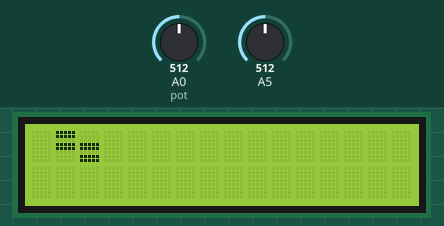
Recording of a sketch running on a simulated Arduino Uno, built with avr-gcc and run on an emulated ATmega328P. Parts: 16×2 character LCD. The test bench sets the inputs (shaded band); at power-on: A5 = 512, A0 (pot) = 512. Random numbers use the default seed unless the sketch sets one; what the sketch prints to the serial monitor is not drawn.

Above: at 1.2 s.
1.3 s: A5 set to 598
4.3 s: A5 set to 622
At 4.9 s:
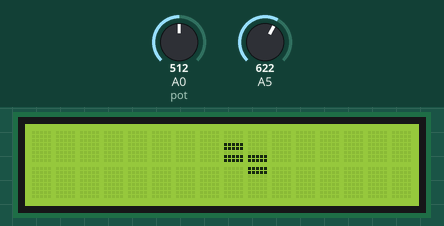
7.3 s: A0 (pot) set to 504
At 7.9 s:
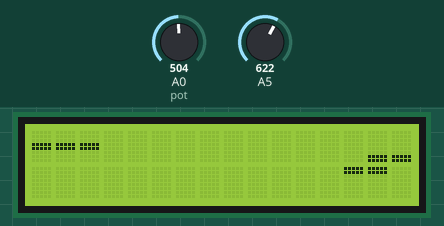
10.3 s: A0 (pot) set to 716
At 10.9 s:
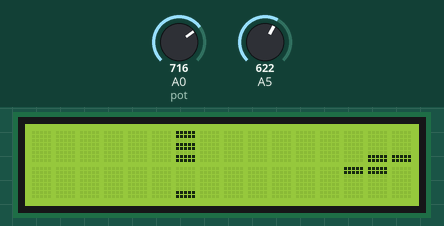
13.3 s: A5 set to 511
At 13.9 s:
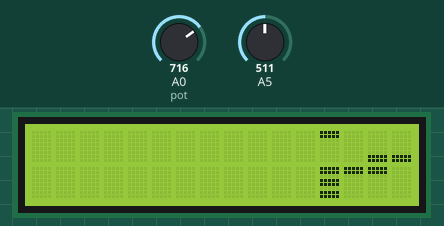
16.3 s: A0 (pot) set to 757
19.3 s: A0 (pot) set to 776
At 19.9 s:
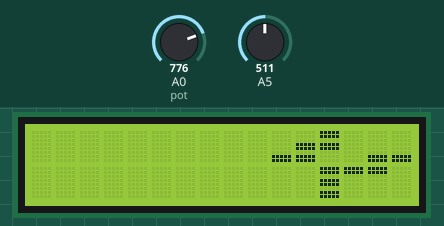
Timing chart, 0 to 22.3 s (numbered marks = the images above; inputs shaded):
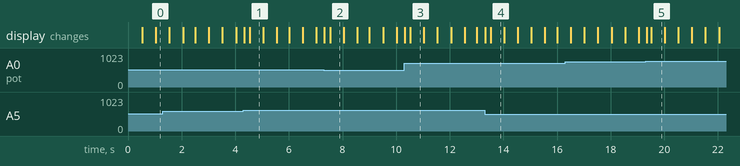

Measured:
- the behaviour switches between 613 and 614 on A5 (found by bisection; images 0 and 1)
- the behaviour switches between 512 and 511 on A0 (pot) (found by bisection; images 1 and 2)
- the behaviour switches between 767 and 768 on A0 (pot) (found by bisection; images 4 and 5)
- what the display in image 1 shows lasts 0.5 s, from 4.5 s to 5.0 s

The sketch:

Tetris.ino
```cpp
/*
===SETUP===
Potentiometer on analog pin A0 to rotate pieces
Potentiometer on analog pin A5 to shift pieces left and right
The rest of the wiring simply follows the diagram given in the tutorial at
https://www.arduino.cc/en/Tutorial/HelloWorld

It is recommended to have two breadboards for ease of control while playing the game
*/

#include <LiquidCrystal.h>

LiquidCrystal lcd(12, 11, 5, 4, 3, 2);
int rot=0;
int rotPrevious=0;
int timer=0;
int timerPrevious=0;
int xOff=0;
int xOffPrevious=0;
int xOffOff=0;
int tOff=0;
int tetroType=0;
bool newTetro=1;
int tetroCase=0;
int score=0;
int difficulty=500; //smaller number=more difficult


byte screen[] = {
  B00000,B00000,B00000,B00000,B00000,B00000,B00000,B00000,
  B11111,B11111,B00000,B00000,B00000,B00000,B00000,B00000,
  B00000,B00000,B00000,B11111,B11111,B00000,B00000,B00000,
  B00000,B00000,B00000,B00000,B00000,B00000,B11111,B11111,
  B11111,B11111,B00000,B11111,B11111,B00000,B00000,B00000,
  B11111,B11111,B00000,B00000,B00000,B00000,B11111,B11111,
  B00000,B00000,B00000,B11111,B11111,B00000,B11111,B11111,
  B11111,B11111,B00000,B11111,B11111,B00000,B11111,B11111
};
bool blocks[6][16]= {
{0,0,0,0,0,0,0,0,0,0,0,0,0,0,0,0},
{0,0,0,0,0,0,0,0,0,0,0,0,0,0,0,0},
{0,0,0,0,0,0,0,0,0,0,0,0,0,0,0,0},
{0,0,0,0,0,0,0,0,0,0,0,0,0,0,0,0},
{0,0,0,0,0,0,0,0,0,0,0,0,0,0,0,0},
{0,0,0,0,0,0,0,0,0,0,0,0,0,0,0,0}
};
//tetro[type][rotation][coordinate number][x and y] makes an array or x and y value for each tetromino
int tetro[7][4][4][2] = {
  {
  {{0,0},{1,0},{0,1},{1,1}}, //tetro[0]: O
  {{0,0},{1,0},{0,1},{1,1}},
  {{0,0},{1,0},{0,1},{1,1}},
  {{0,0},{1,0},{0,1},{1,1}}
  },
  {
  {{0,2},{1,2},{2,2},{3,2}}, //tetro[1]: I
  {{2,3},{2,2},{2,1},{2,0}},
  {{0,1},{1,1},{2,1},{3,1}},
  {{1,3},{1,2},{1,1},{1,0}}
  },
  {
  {{0,1},{1,1},{2,1},{1,2}}, //tetro[2]: T
  {{1,0},{1,1},{2,1},{1,2}},
  {{1,0},{1,1},{2,1},{0,1}},
  {{1,0},{1,1},{1,2},{0,1}}
  },
  {
  {{0,1},{1,1},{1,2},{2,2}}, //tetro[3]: S
  {{1,2},{1,1},{2,1},{2,0}},
  {{0,0},{1,0},{1,1},{2,1}},
  {{0,2},{0,1},{1,1},{1,0}}
  },
  {
  {{0,2},{1,1},{1,2},{2,1}}, //tetro[4]: Z
  {{1,0},{1,1},{2,1},{2,2}},
  {{0,1},{1,0},{1,1},{2,0}},
  {{0,0},{0,1},{1,1},{1,2}}
  },
  {
  {{0,2},{0,1},{1,1},{2,1}}, //tetro[5]: J
  {{1,0},{1,1},{1,2},{2,2}},
  {{2,0},{0,1},{1,1},{2,1}},
  {{1,0},{1,1},{1,2},{0,0}}
  },
  {
  {{2,2},{0,1},{1,1},{2,1}}, //tetro[6]: L
  {{1,0},{1,1},{1,2},{2,0}},
  {{0,0},{0,1},{1,1},{2,1}},
  {{1,0},{1,1},{1,2},{0,2}}
  }
};
bool putBlock(int x, int y, int mode) { //mode says whether to place a block (1) or remove a block (0)
  if(x<0 || x>5) {
    Serial.println("Bad X");
    return true;
  }
  if(y>15) {
    Serial.println("Bad Y");
    return true;
  }
  if(y<0) {
    return false;
  }
  if(mode<0 || mode>2)
    Serial.println("Bad Mode");
    if(mode==2) //collision detection
      {
        if(blocks[x][y]==1) {
          return true; Serial.println("Collided");}
        if(blocks[x][y]==0) {
          return false; Serial.println("Safe to move");}
      }
    else
      {blocks[x][y]=mode;}
  int piece=0;
  for(int i=0; i<=2; i++) { //scans blocks array to determine correct character
    if(blocks[3*int(x/3)+i][y]==1) {
      if(piece<=3 && piece>0)
        piece++;
      piece=piece+1+i;
    }
  }
  lcd.setCursor(y, int(x/3));
  lcd.write(byte(piece));
  return false;
}
//either erases or places a tetromino
bool putTetro(int shape, int rotation, int x, int y, int mode) //returns true if a collision is detected
{
  if(mode==1) {
    for(int i=0; i<=3; i++) {
      if(putBlock((tetro[shape][rotation][i][0]+x)%6,tetro[shape][rotation][i][1]+y, 2)==true) //if it finds a collision
        return true;
    }
  }
  for(int i=0; i<=3; i++) {
    putBlock((tetro[shape][rotation][i][0]+x)%6,tetro[shape][rotation][i][1]+y, mode);
  }
  return false;
}
void checkTetro(int shape, int rotation, int x, int y)
{
  for(int k=0; k<=3; k++) { //checks
    for(int i=0; i<=3; i++) { //iterates throuogh all four blocks of the tetromino
      for(int j=0; j<=5; j++) { //iterates through row on specified block's y coordinate
        if(putBlock((tetro[shape][rotation][i][0]+x+j)%6,tetro[shape][rotation][i][1]+y, 2)==true) { //iterates across the row checking for blocks
          //Serial.print("Found Block "); Serial.print((tetro[shape][rotation][i][0]+x+j)%6); Serial.print(tetro[shape][rotation][i][1]+y); Serial.print("  |  ");
          if(j==5) {
            //Serial.println("Clear Row");
            overlap(tetro[shape][rotation][i][1]+y);
          }
        }
        else {
          if(k==3 && tetro[shape][rotation][i][1]+y==0) {
            lcd.clear();
            lcd.setCursor(1, 0);
            lcd.write("PLAY AGAIN:");
            Serial.println("Pre wait");
            lcd.setCursor(4, 1);
            lcd.write("SCORE:");
            lcd.setCursor(10, 1);
            lcd.print(score);
            for(int z=15; z>=0; z--) {
              Serial.println("waitng");
              if(z<10) {
                lcd.setCursor(12, 0);
                lcd.write("0");
                lcd.setCursor(13, 0);
                lcd.print(z);
              }
              else {
                lcd.setCursor(12, 0);
                lcd.print(z);
              }
              Serial.println(z);
              delay(1000);
            }
            Serial.println("After wait");
            tetroCase=0;
            score=0;
            lcd.clear();
            for (int i=0; i<=5; i++) {
              for (int j=0; j<=15; j++) {
                blocks[i][j]= 0;
              }
            }
            return;
          }
          //Serial.println("No Block");
          break;
        }
      }
    }
  }
}

void overlap(int row) {
  score=score+6;
  for(int j=0; j<=row; j++) {
    for(int i=0; i<=5; i++) {
      if(row-j!=0) {
        //blocks[i][row-j]=blocks[i][row-j-1];
        putBlock(i,row-j, 0);
        putBlock(i,row-j, blocks[i][row-j-1]);
      }
      else {
        blocks[i][row-j]=0;
      }
    }
  }
}
void setup() {
  lcd.begin(16, 2);
  Serial.begin(9600);

  for (int i = 0; i <= 7; ++i) { //makes chars from array
    lcd.createChar(i, &screen[i * 8]);
  }
  /*putTetro(1, 0, 0, 13, 1);
  putTetro(1, 0, 0, 12, 1);
  putTetro(1, 0, 0, 11, 1);
  putTetro(1, 0, 0, 10, 1);
  putTetro(1, 0, 0, 9, 1);
  putTetro(1, 0, 0, 7, 1);
  putTetro(1, 1, 2, 12, 1);*/
  randomSeed(analogRead(A0)); //SSHHHH Don't tell anyone but the random number is seeded from the pot on A0
  tetroType=int(random(0, 7));
  Serial.println(tetroType);//random number between 0 and 6 inclusive
  xOff=(map(analogRead(A5), 0, 1023, 0, 10))-xOffPrevious;
}

void loop() {
  start:
  if(newTetro==1) {
    if(tetroCase!=0) {
      switch (tetroCase) {
        case 1:
          Serial.println("Tetro Case 1");
          checkTetro(tetroType, rot, xOffOff, -1+timer);
          break;
        case 2:
          Serial.println("Tetro Case 2");
          checkTetro(tetroType, rotPrevious, xOff, -1+timer);
          break;
        case 3:
          Serial.println("Tetro Case 3");
          checkTetro(tetroType, rot, xOff, -1+timerPrevious);
          break;
      }
    }
    if(tetroCase==0) {
      Serial.println("Tetro Case 0. New Game Beginning");
    }
    Serial.println("Extra testing info");
    tOff=int(millis()/difficulty); //essentially resetting millis()
    timer=int(millis()/difficulty)-tOff;
    timerPrevious=timer;
    tetroType=int(random(0, 7));
    //tetroType=1; //testing
    newTetro=0;
    xOffPrevious=xOff;
  }
  xOffOff=xOff;
  xOff=(map(analogRead(A5), 0, 1023, 0, 10))-xOffPrevious;
  while(xOff<0)
    {xOff=xOff+6;}
  if(xOff!=xOffOff) {
    putTetro(tetroType, rot, xOffOff, -1+timer, 0);
    Serial.print("xOff: ");
    Serial.println(xOff);
    if(putTetro(tetroType, rot, xOff, -1+timer, 1)==true) { //if there is a block in intended spot
      putTetro(tetroType, rot, xOffOff, -1+timer, 1);
      Serial.println("X Collision has been Detected");
      newTetro=1;
      tetroCase=1;
      goto start;
    }
  }
  rotPrevious=rot;
  rot=(map(analogRead(A0), 0, 1023, 0, 4))%4;
  if(rot!=rotPrevious) {
    putTetro(tetroType, rotPrevious, xOff, -1+timer, 0);
    if(putTetro(tetroType, rot, xOff, -1+timer, 1)==true) {
      putTetro(tetroType, rotPrevious, xOff, -1+timer, 1);
      Serial.println("Collision has been Detected");
      newTetro=1;
      tetroCase=2;
      goto start;
    }
  }
  timerPrevious=timer;
  timer=int(millis()/difficulty)-tOff;
  if(timer!=timerPrevious) {
    putTetro(tetroType, rot, xOff, -1+timerPrevious, 0);
    if(putTetro(tetroType, rot, xOff, -1+timer, 1)==true) {
      putTetro(tetroType, rot, xOff, -1+timerPrevious, 1);
      Serial.println("Collision Detected");
      newTetro=1;
      tetroCase=3;
      goto start;
    }
  }

  delay(50);
}
```
